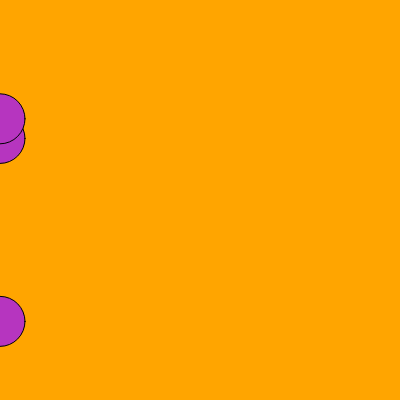
Frame 1 (no input)
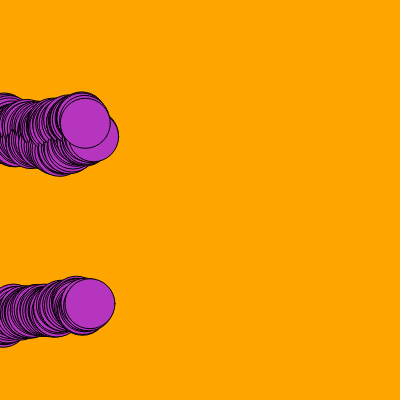
Frame 60 (no input)
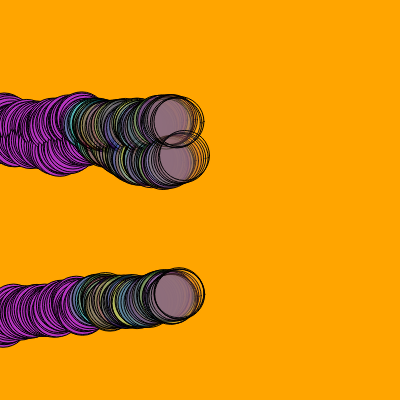
Frame 120 (the mouse pressed at the canvas centre since frame 60)

The p5.js sketch that drew these frames (run headless with seeded random() and noise() and a simulated clock; from frame 60 on, the mouse is pressed at the canvas centre):

// p5.js sketch
// ── sketch.js
let cor;
let circuloX;
let circuloY;

function setup() {
  createCanvas(400, 400);
  background("orange");
  cor = color(random(0, 255), random(0, 255), random(0, 255));
  circuloX = [0, 0, 0];
  circuloY = [random(height), random(height), random(height)];
}

function draw() {
  fill(cor);

  for (let contador in circuloX) {
    circle(circuloX[contador], circuloY[contador], 50);
    circuloX[contador] += random(0, 3);
    circuloY[contador] += random(-3, 3);

    if (circuloX[contador] >= width) {
      circuloX[contador] = 0;
      circuloY[contador] = random(height);
    }
  }

  if (mouseIsPressed) {
    cor = color(random(0, 255), random(0, 255), random(0, 255), random(0, 100));
  }
}
